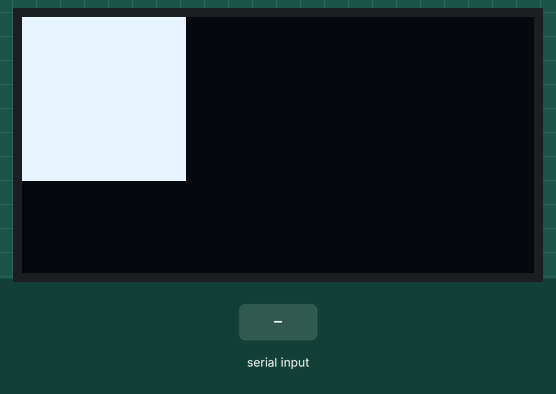
Simulated run of this program. Board: Raspberry Pi (BCM pin numbers). On the bench: 128×64 one-colour display. Inputs (shaded band) come from the test bench. What the program prints to the terminal is not drawn. At 1.4 s the program stops and its outputs stay as they are.

Above: at 1.2 s.
1.3 s: "1" typed at the terminal
Timing chart, 0 to 2.9 s (numbered marks = the images above; inputs shaded):
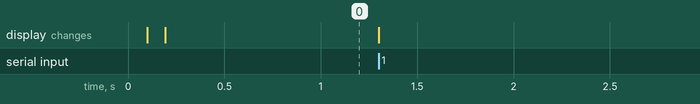

The program:

rectoled.py
```python
from PIL import ImageFont, ImageDraw
from luma.core.interface.serial import i2c
from luma.core.render import canvas
from luma.oled.device import ssd1306, ssd1325, ssd1331, sh1106
import time

serial = i2c(port=1, address=0x3C)
device = ssd1306(serial, rotate=0)

# Box and text rendered in portrait mode

with canvas(device) as draw:
    font = ImageFont.load_default()
    draw.rectangle((0, 0, 40, 40), outline=255, fill=255)
    draw.line((0,0 , 20 , 20 ), fill="white")

raw_input("Enter to exit")
```
